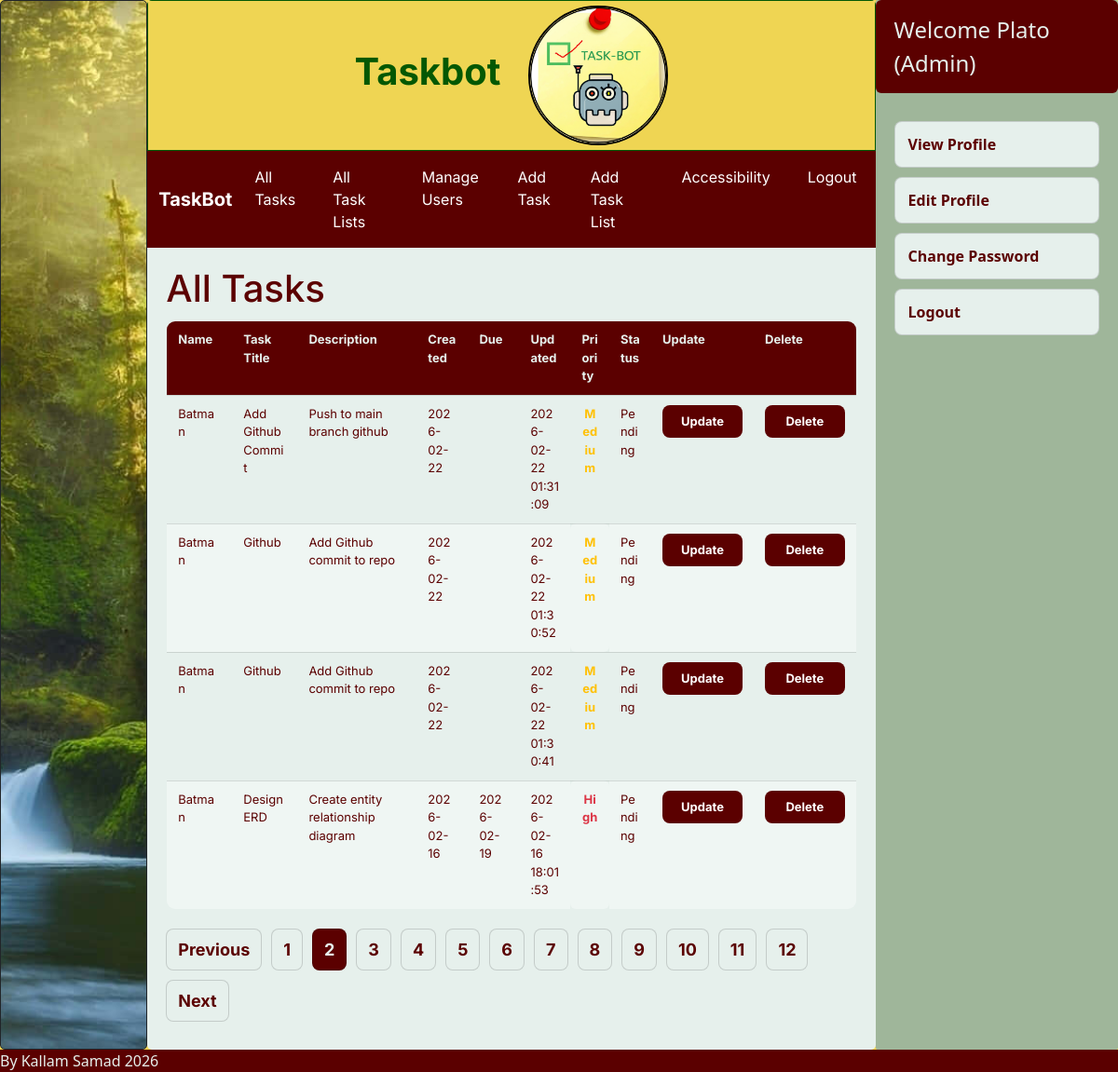
The page /index.php?page=alltasks&p=2 (signed in) on the database its author committed.
### tables this page shows
CREATE TABLE Task ( 

  TaskID        INTEGER PRIMARY KEY AUTOINCREMENT, 

  TaskTitle     TEXT NOT NULL, 

  Description   TEXT, 

  CreateDate    DATE NOT NULL DEFAULT (DATE('now')), 

  DueDate       DATE, 

  UpdatedAt     DATETIME NOT NULL DEFAULT CURRENT_TIMESTAMP, 

  LastUpdatedBy INTEGER, 

  Priority      TEXT NOT NULL DEFAULT 'Unassigned', 

  Status        TEXT NOT NULL DEFAULT 'Pending', 

  IsArchived    INTEGER NOT NULL DEFAULT 0, 

  TaskListID    INTEGER, 

  CHECK (Priority IN ('Unassigned', 'Low', 'Medium', 'High')), 

  CHECK (Status IN ('Pending', 'Complete', 'Cancelled')), 

  FOREIGN KEY (LastUpdatedBy) REFERENCES Users(UserID) 

    ON UPDATE CASCADE 

    ON DELETE SET NULL, 

  FOREIGN KEY (TaskListID) REFERENCES TaskList(TaskListID) 

    ON UPDATE CASCADE 

    ON DELETE SET NULL 

);

CREATE TABLE Users ( 

  UserID      INTEGER PRIMARY KEY AUTOINCREMENT, 

  RoleID      INTEGER NOT NULL, 

  DisplayName TEXT NOT NULL, 

  FirstName   TEXT NOT NULL, 

  MiddleName  TEXT DEFAULT ' ', 

  LastName    TEXT NOT NULL, 

  Email       TEXT NOT NULL UNIQUE, 

  Phone       TEXT UNIQUE, 

  IsActive    INTEGER NOT NULL DEFAULT 1, 

  LastLoginAt DATETIME DEFAULT CURRENT_TIMESTAMP, 

  FOREIGN KEY (RoleID) REFERENCES Role(RoleID) 

    ON UPDATE CASCADE 

    ON DELETE CASCADE 

);

CREATE TABLE Role ( 

  RoleID   INTEGER PRIMARY KEY AUTOINCREMENT, 

  RoleType TEXT NOT NULL DEFAULT 'Staff', 

  CHECK (RoleType IN ('Admin', 'Staff')) 

);

### admin_alltasks.php (the view, shortened to what this page needs)
<?php
require_once "db.php";
$db->exec("PRAGMA foreign_keys = ON;");
$records_per_page = 4;
$current_page = isset($_GET['p']) ? (int)$_GET['p'] : 1;
$offset = ($current_page - 1) * $records_per_page;
$countRes = $db->query("SELECT COUNT(*) AS total FROM Task WHERE IsArchived = 0");
$countRow = $countRes->fetchArray(SQLITE3_ASSOC);
$total_records = (int)$countRow['total'];
$total_pages = max(1, ceil($total_records / $records_per_page));
$stmt = $db->prepare("
    SELECT
        U.DisplayName,
        T.TaskID,
        T.TaskTitle,
        T.Description,
        T.CreateDate,
        T.DueDate,
        T.UpdatedAt,
        T.Priority,
        T.Status
    FROM Task T
    LEFT JOIN Users U ON U.UserID = T.LastUpdatedBy
    WHERE T.IsArchived = 0
    ORDER BY T.UpdatedAt DESC
    LIMIT :limit OFFSET :offset
");
$stmt->bindValue(":limit", $records_per_page, SQLITE3_INTEGER);
$stmt->bindValue(":offset", $offset, SQLITE3_INTEGER);
$result = $stmt->execute();
echo "<h1 class='page-title'>All Tasks</h1>";
echo "<div class='table-wrap'>";
echo "<table class='tasks-table'>";
echo "
<thead>
<tr>
  <th>Name</th>
  <th>Task Title</th>
  <th>Description</th>
  <th>Created</th>
  <th>Due</th>
  <th>Updated</th>
  <th>Priority</th>
  <th>Status</th>
  <th>Update</th>
  <th>Delete</th>
</tr>
</thead>
<tbody>
";
while ($row = $result->fetchArray(SQLITE3_ASSOC)) {
    $name = htmlspecialchars($row['DisplayName'] ?? 'Unknown');
    $taskId = (int)$row['TaskID'];
    $title = htmlspecialchars($row['TaskTitle']);
    $desc = htmlspecialchars($row['Description']);
    $created = htmlspecialchars($row['CreateDate']);
    $due = htmlspecialchars($row['DueDate']);
    $updated = htmlspecialchars($row['UpdatedAt']);
    $priorityRaw = trim((string)$row['Priority']);
    $priorityClass = 'priority-' . strtolower($priorityRaw);
    $statusRaw = trim((string)$row['Status']);
    $statusClass = 'status-' . strtolower($statusRaw);
    echo "<tr>
        <td>{$name}</td>
        <td>{$title}</td>
        <td class='desc'>{$desc}</td>
        <td>{$created}</td>
        <td>{$due}</td>
        <td>{$updated}</td>
        <td class='{$priorityClass}'>{$priorityRaw}</td>
        <td class='{$statusClass}'>{$statusRaw}</td>
        <td>
          <form method='POST' action='index.php?page=updatetask'>
            <input type='hidden' name='TaskID' value='{$taskId}'>
            <button class='btn' type='submit'>Update</button>
          </form>
        </td>
        <td>
          <form method='POST' action='deletetask.php' onsubmit=\"return confirm('Delete this task?');\">
            <input type='hidden' name='TaskID' value='{$taskId}'>
            <button class='btn' type='submit'>Delete</button>
          </form>
        </td>
    </tr>";
}
echo "</tbody></table>";
echo "</div>";
echo "<div class='pagination'>";
if ($current_page > 1) {
    $prev = $current_page - 1;
    echo "<a href='index.php?page=alltasks&p={$prev}'>Previous</a>";
}
for ($i = 1; $i <= $total_pages; $i++) {
    if ($i === $current_page) {
        echo "<strong>{$i}</strong>";
    } else {
        echo "<a href='index.php?page=alltasks&p={$i}'>{$i}</a>";
    }
}
if ($current_page < $total_pages) {
    $next = $current_page + 1;
    echo "<a href='index.php?page=alltasks&p={$next}'>Next</a>";
}
echo "</div>";
?>

### dashboard.php (shortened to what this page needs)
<?php
require_once "db.php";
$username = $_SESSION['username'] ?? null;
if ($username === null) {
    $displayname = "Guest";
    $roleType = "Unknown Role";
} else {
    $stmt = $db->prepare("
        SELECT
            U.DisplayName,
            R.RoleType
        FROM Credentials AS C
        INNER JOIN Users AS U ON C.UserID = U.UserID
        INNER JOIN Role  AS R ON U.RoleID = R.RoleID
        WHERE C.Username = :username
        LIMIT 1
    ");
    $stmt->bindValue(":username", $username, SQLITE3_TEXT);
    $result = $stmt->execute();
    $row = $result->fetchArray(SQLITE3_ASSOC);
    $displayname = $row["DisplayName"] ?? "Unknown Name";
    $roleType = $row["RoleType"] ?? "Unknown Role";
}
?>
<div class="hamburger">
  <div class="profile-info">
    <span>
      Welcome <?= htmlspecialchars($displayname) ?>
      (<?= htmlspecialchars($roleType) ?>)
    </span>
  </div>
</div>
<div class="dashboard">
  <ul>
    <li><a href="/TaskBot/viewprofile.php">View Profile</a></li>
    <li><a href="/TaskBot/editprofile.php">Edit Profile</a></li>
    <li><a href="/TaskBot/changepassword.php">Change Password</a></li>
    <li><a href="logout.php">Logout</a></li>
  </ul>
</div>

### style.css (style rules this page uses)
body { background-color:#efd553; margin:0; }
.hamburger { font-size: x-large; }
.profile-info { display: flex; align-items: center; padding-right: 20px; background-color: rgb(91,0,0); }
.dashboard { width: 100%; padding: 20px; box-sizing: border-box; }
.dashboard ul { list-style: none; margin: 0; padding: 0; }
.dashboard li { margin: 10px 0; }
.dashboard a { display: block; padding: 12px 14px; border-radius: 8px; text-decoration: none; color: rgb(91,0,0); background-color: #E6F0EC; border: 1px solid rgba(0,0,0,0.15); font-weight: 600; }
.right .dashboard { flex: 1; }
.profile-info { width: 100%; box-sizing: border-box; padding: 14px 20px; border-radius: 6px; color: #E6F0EC; }
.page-title { margin: 20px 0 10px; padding: 0 20px; color: rgb(91,0,0); font-family: 'Inter', sans-serif; }
.table-wrap { width: 100%; padding: 0 20px 20px; box-sizing: border-box; overflow-x: auto; }
.tasks-table { width: 100%; border-collapse: collapse; background: #E6F0EC; border: 1px solid rgba(0,0,0,0.15); border-radius: 10px; overflow: hidden; font-family: 'Inter', sans-serif; table-layout: fixed; }
.tasks-table th, .tasks-table td { padding: 10px 12px; border-bottom: 1px solid rgba(0,0,0,0.12); vertical-align: top; word-wrap: break-word; overflow-wrap: anywhere; white-space: normal; font-size: 0.95rem; color: rgb(91,0,0); }
.tasks-table thead th { background: rgb(91,0,0); color: #E6F0EC; font-weight: 700; }
.tasks-table tbody tr:nth-child(even) { background: rgba(255,255,255,0.35); }
.tasks-table td:nth-child(1) { width: 12%; }
.tasks-table td:nth-child(2) { width: 12%; }
.tasks-table td:nth-child(3) { width: 24%; }
.tasks-table td:nth-child(4) { width: 9%; }
.tasks-table td:nth-child(5) { width: 9%; }
.tasks-table td:nth-child(6) { width: 9%; }
.tasks-table td:nth-child(7) { width: 6%; }
.tasks-table td:nth-child(8) { width: 7%; }
.tasks-table td:nth-child(9) { width: 6%; }
.tasks-table td:nth-child(10) { width: 6%; }
.tasks-table td:nth-child(9) form, .tasks-table td:nth-child(10) form { margin: 0; }
.tasks-table td:nth-child(9) button, .tasks-table td:nth-child(10) button { width: 100%; padding: 8px 10px; border: 0; border-radius: 8px; cursor: pointer; font-weight: 700; font-family: 'Inter', sans-serif; }
.tasks-table td:nth-child(9) button { background: rgb(91,0,0); color: #E6F0EC; }
.tasks-table td:nth-child(10) button { background: #9FB69A; color: rgb(91,0,0); }
.pagination { display: flex; gap: 10px; flex-wrap: wrap; align-items: center; padding: 0 20px 30px; }
.pagination a, .pagination strong { display: inline-block; padding: 8px 12px; border-radius: 8px; text-decoration: none; border: 1px solid rgba(0,0,0,0.15); font-family: 'Inter', sans-serif; }
.pagination a { background: #E6F0EC; color: rgb(91,0,0); font-weight: 700; }
.pagination strong { background: rgb(91,0,0); color: #E6F0EC; }
.btn { font-size: small; }
.tasks-table th, .tasks-table td { font-size: small; }
.tasks-table td[class^="priority-"] { font-weight:700; text-align:center; border-radius:6px; }
.priority-high { color:#dc3545 !important; font-weight:600; }
.priority-medium { color:#ffc107 !important; font-weight:600; }
.action-btn.danger, .btn { background:rgb(91,0,0) !important; color:white !important; display:inline-block; padding:10px 16px; border:none; border-radius:10px; cursor:pointer; font-weight:600; white-space:nowrap; }
.tasks-table { table-layout: auto !important; }

### a11y.css (style rules this page uses)
.tasks-table th, .tasks-table td { word-break:keep-all !important;white-space:normal !important; }
.tasks-table td:nth-child(9), .tasks-table td:nth-child(10) { min-width:110px !important; }

### rows shown on the page
task: LastUpdatedBy.DisplayName "Batman", TaskTitle "Add Github Commit", Description "Push to main branch github", CreateDate "2026-02-22", UpdatedAt "2026-02-22 01:31:09", Priority "Medium", Status "Pending"
task: LastUpdatedBy.DisplayName "Batman", TaskTitle "Github", Description "Add Github commit to repo", CreateDate "2026-02-22", UpdatedAt "2026-02-22 01:30:52", Priority "Medium", Status "Pending"
task: LastUpdatedBy.DisplayName "Batman", TaskTitle "Github", Description "Add Github commit to repo", CreateDate "2026-02-22", UpdatedAt "2026-02-22 01:30:41", Priority "Medium", Status "Pending"
task: LastUpdatedBy.DisplayName "Batman", TaskTitle "Design ERD", Description "Create entity relationship diagram", CreateDate "2026-02-16", DueDate "2026-02-19", UpdatedAt "2026-02-16 18:01:53", Priority "High", Status "Pending"
users: DisplayName "Plato", RoleID.RoleType "Admin"
